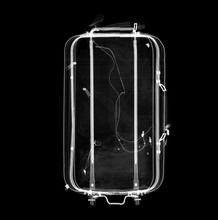
%> input picture testHE_n1.jpg, 218 x 220 px, shrunk from 537 x 543 before the run
$ octave HW3_7.m   (GNU Octave 9; MATLAB toolbox functions it lacks are replaced by stand-ins)
%> lines starting %> are read from the running program, lines starting %| are printed output that depends on the picture
### ToGray.m
function GrayImage=ToGray(RGBImage)
    [rows,cols,channels] = size(RGBImage);
    if channels == 1
        GrayImage = RGBImage;
        return;
    end
    RGBImage = double(RGBImage);
    GrayImage = uint8(zeros(rows,cols));
    for i = 1:rows
        for j = 1:cols
            GrayImage(i,j)=round(RGBImage(i,j,1)*0.2989+RGBImage(i,j,2)*0.5870+RGBImage(i,j,3)*0.1140);
        end
    end
    GrayImage = uint8(GrayImage);

### get_hist.m
function hist = get_hist(GrayImage)
    [rows,cols] = size(GrayImage);
    hist = zeros(1,256);
    for i = 1:rows
        for j = 1:cols
            hist(GrayImage(i,j)+1) = hist(GrayImage(i,j)+1) + 1;
        end
    end

### AHE.m
function resultImage = AHE(numTiles,Image)
    sprintf('原图像尺寸：%d,%d',size(Image))
    [numTiles,Image,dimTile] = PreProcessInput(numTiles,Image);
    tileMappings = makeTileMappings(numTiles,Image,dimTile);
    resultImage = makeAheImage(Image, tileMappings, numTiles,dimTile);
    sprintf('pad后图像尺寸:%d,%d',size(Image))
    sprintf('每个tile的大小;%d,%d',dimTile)


%==================================================================
function resultImage = makeAheImage(Image, tileMappings, numTiles,dimTile)
    % 保留原图像类型
    resultImage = Image;
    resultImage(:) = 0;
    % 插值处理
    imgTileRow=1;
    for k=1:numTiles(1)+1
        if k == 1  %special case: top row
            imgTileNumRows = dimTile(1)/2; %always divisible by 2 because of padding
            mapTileRows = [1 1];
        else
            if k == numTiles(1)+1 %special case: bottom row
                imgTileNumRows = dimTile(1)/2;
                mapTileRows = [numTiles(1) numTiles(1)];
            else %default values
                imgTileNumRows = dimTile(1);
                mapTileRows = [k-1, k]; %[upperRow lowerRow]
            end
        end

        % loop over columns of the tileMappings cell array
        imgTileCol=1;
        for l=1:numTiles(2)+1
            if l == 1 %special case: left column
                imgTileNumCols = dimTile(2)/2;
                mapTileCols = [1, 1];
            else
                if l == numTiles(2)+1 % special case: right column
                    imgTileNumCols = dimTile(2)/2;
                    mapTileCols = [numTiles(2), numTiles(2)];
                else %default values
                    imgTileNumCols = dimTile(2);
                    mapTileCols = [l-1, l]; % right left
                end
            end
            ulMapTile = tileMappings{mapTileRows(1), mapTileCols(1)};
            urMapTile = tileMappings{mapTileRows(1), mapTileCols(2)};
            blMapTile = tileMappings{mapTileRows(2), mapTileCols(1)};
            brMapTile = tileMappings{mapTileRows(2), mapTileCols(2)};

            normFactor = imgTileNumRows*imgTileNumCols; %normalization factor
            subImage = Image(imgTileRow:imgTileRow+imgTileNumRows-1,imgTileCol:imgTileCol+imgTileNumCols-1);
            sImage = uint8(zeros(size(subImage)));
            %%====================================test
            if k==2 && l==2
                sprintf('ul:%d,%d| ur:%d,%d| bl:%d,%d| br:%d,%d',...
                    mapTileRows(1), mapTileCols(1),mapTileRows(1), mapTileCols(2),...
                    mapTileRows(2), mapTileCols(1),mapTileRows(2), mapTileCols(2))
                sprintf('tile size:%d,%d',imgTileNumRows,imgTileNumCols)
            end
            %%====================================test
            for i = 0:imgTileNumCols-1  %x
                inverseI = imgTileNumCols - i;  %1-x
                for j = 0:imgTileNumRows-1  %y
                    inverseJ = imgTileNumRows - j;  %1-y
                    val = subImage(j+1,i+1);
                    %=====================================test
                    if i==2 && j==2 && k==2 && l==2
                        sprintf('原像素大小：%d',val)
                        sprintf('对应四个周边转换后像素大小：%d,%d,%d,%d',ulMapTile(val+1),urMapTile(val+1),blMapTile(val+1),brMapTile(val+1))
                    end
                    %=====================================test
                    sImage(j+1, i+1) = (inverseJ*(inverseI*ulMapTile(val+1) + ...
                        i*urMapTile(val+1))+ j*(inverseI*blMapTile(val+1) +...
                        i*brMapTile(val+1)))/normFactor;
                    %=====================================test
                    if i==2 && j==2 && k==2 && l==2
                        sprintf('插值系数：%d,%d')
                        sprintf('插值后大小：%d',sImage(j+1, i+1))
                    end
                    %=====================================test
                end
            end
            resultImage(imgTileRow:imgTileRow+imgTileNumRows-1,imgTileCol:imgTileCol+imgTileNumCols-1) = sImage;
            imgTileCol = imgTileCol + imgTileNumCols;
        end
        imgTileRow = imgTileRow + imgTileNumRows;
    end


%==================================================================
function tileMappings=makeTileMappings(numTiles,Image,dimTile)
   tileMappings = cell(numTiles);
   %extract and process each tile
   imgCol = 1;
   for col = 1:numTiles(2)
       imgRow = 1;
       for row = 1:numTiles(1)
           tile = Image(imgRow:imgRow+dimTile(1)-1,imgCol:imgCol+dimTile(2)-1);
           tileHist = get_hist(tile);
           tileMapping = pixel_map(tileHist,dimTile);
           tileMappings{row,col} = tileMapping;
           imgRow = imgRow + dimTile(1);
       end
       imgCol = imgCol + dimTile(2);
   end
   sprintf('tileMappings大小：%d,%d',size(tileMappings))

%==================================================================
% 判断图像是否可以正常分割，如不可正常分割或者分割后每个tile的长宽非偶数，则pad
% numTiles: 欲分割的块数[m*n]
% Image: pad处理之后的image
% dimTile: 每个tile的大小
% noPadRect: 没有pad前的状态保留
function [numTiles,Image,dimTile]=PreProcessInput(numTiles,Image)
    dimI = size(Image);
    dimTile = dimI ./ numTiles;
    %check if tile size is reasonable
    if any(dimTile < 1)
        error(message('images:adapthisteq:inputImageTooSmallToSplit', num2str( numTiles )))
    end
    %check if the image needs to be padded; pad if necessary;
    %padding occurs if any dimension of a single tile is an odd number
    %and/or when image dimensions are not divisible by the selected
    %number of tiles
    rowDiv  = mod(dimI(1),numTiles(1)) == 0;
    colDiv  = mod(dimI(2),numTiles(2)) == 0;
    if rowDiv && colDiv
        rowEven = mod(dimTile(1),2) == 0;
        colEven = mod(dimTile(2),2) == 0;
    end
    if  ~(rowDiv && colDiv && rowEven && colEven)
        padRow = 0;
        padCol = 0;
        % 如果行或者列无法整除要分的块数，那么padding,每个tile的长/宽像素值取
        % dimI/numiles向下取整加一
        if ~rowDiv
            rowTileDim = floor(dimI(1)/numTiles(1)) + 1;
            padRow = rowTileDim*numTiles(1) - dimI(1);
        else
            rowTileDim = dimI(1)/numTiles(1);
        end


        if ~colDiv
            colTileDim = floor(dimI(2)/numTiles(2)) + 1;
            padCol = colTileDim*numTiles(2) - dimI(2);
        else
            colTileDim = dimI(2)/numTiles(2);
        end

        %check if tile dimensions are even numbers
        %如果不是偶数，那么每一个tile长/宽像素值+1
        rowEven = mod(rowTileDim,2) == 0;
        colEven = mod(colTileDim,2) == 0;

        if ~rowEven
            padRow = padRow + numTiles(1);
        end
        if ~colEven
            padCol = padCol+numTiles(2);
        end
        padRowPre  = floor(padRow/2);
        padRowPost = ceil(padRow/2);
        padColPre  = floor(padCol/2);
        padColPost = ceil(padCol/2);

        %对图像进行对称pad处理
        Image = padarray(Image,[padRowPre  padColPre ],'symmetric','pre');
        Image = padarray(Image,[padRowPost padColPost],'symmetric','post');

    end
    dimI = size(Image);
    dimTile = dimI ./ numTiles;


### HW3_7.m
clear all;
clc;

RGBImage = imread('testHE_n1.jpg');
%> RGBImage is the input picture: size 220x218x3 uint8; min 0, max 255, mean 19.9
GrayImage = ToGray(RGBImage);
oldHist = get_hist(GrayImage);
%> after the loop in get_hist, `for i = 1:rows`: hist = 256 values, max 29618 at index 1, min 0 at index 256, mean 187.3
%> oldHist has the same summary as hist in get_hist
newGrayImage = AHE([4,4],GrayImage);
%> in PreProcessInput, `Image = padarray(Image,[padRowPre  padColPre ],'symmetric','pre');`:
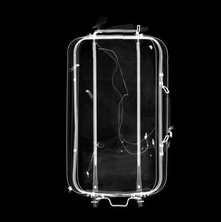
%> Image: size 222x221 uint8; min 0, max 255, mean 19.4
%> in PreProcessInput, `Image = padarray(Image,[padRowPost padColPost],'symmetric','post');`:
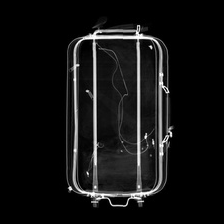
%> Image: size 224x224 uint8; min 0, max 255, mean 19
%> in AHE, `[numTiles,Image,dimTile] = PreProcessInput(numTiles,Image);`: numTiles = [4 4]; dimTile = [56 56]
%> in makeTileMappings, `tileMappings = cell(numTiles);`: tileMappings = 16 items
%> the loop in makeTileMappings, `for col = 1:numTiles(2)` made 4 passes
%> imgCol on passes 1 to 4: 57, 113, 169, 225
%> in makeTileMappings, `sprintf('tileMappings大小：%d,%d',size(tileMappings))`: ans = 'tileMappings大小：4,4'
%> in AHE, `tileMappings = makeTileMappings(numTiles,Image,dimTile);`: tileMappings = 16 items
%> in makeAheImage, `resultImage(:) = 0;`: resultImage: size 224x224 uint8; every value is 0
%> the loop in makeAheImage, `for k=1:numTiles(1)+1` made 5 passes
%> (imgTileNumRows, mapTileRows, imgTileRow) on passes 1 to 5: (28, [1 1], 29), (56, [1 2], 85), (56, [2 3], 141), (56, [3 4], 197), (28, [4 4], 225)
%> after the loop in makeAheImage, `for k=1:numTiles(1)+1`:
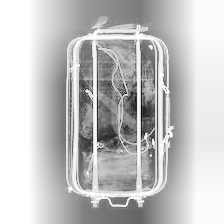
%> resultImage: size 224x224 uint8; min 9, max 255, mean 194.4
%> after the loop in makeAheImage, `for k=1:numTiles(1)+1`: imgTileNumCols = 28; mapTileCols = [4 4]
%> in AHE, `sprintf('每个tile的大小;%d,%d',dimTile)`: ans = '每个tile的大小;56,56'
newHist = get_hist(newGrayImage);
%> newHist = 256 values, max 6609 at index 255, min 0 at index 1, mean 196

figure(11);
subplot(1,2,1);
imshow(GrayImage);
title('原灰度图');
subplot(1,2,2);
imshow(newGrayImage);
title('自适应直方图均衡化灰度图');
figure(12);
subplot(1,2,1);
bar(0:255,oldHist);
axis([0 255 0 max(oldHist)]);
title('原灰度图hist');
subplot(1,2,2);
bar(0:255,newHist);
axis([0 255 0 max(newHist)]);
title('自适应直方图均衡化灰度图hist');
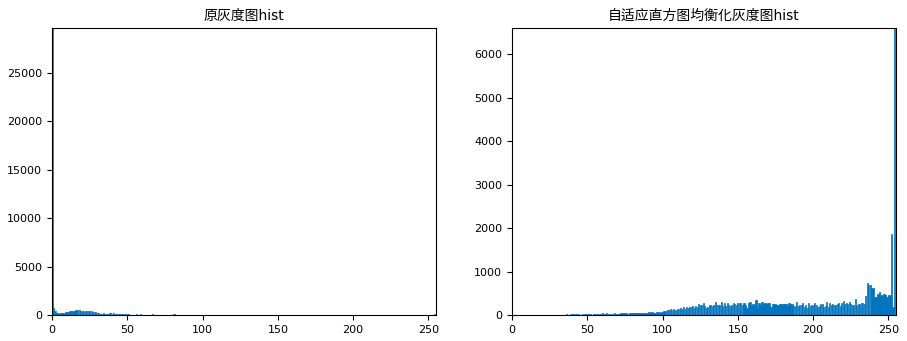
%> figure redrawn from the program's plot data, 2 panels; panel 1: tallest bar 29618 high, from x = -0.4 to 0.4; panel 2: tallest bar 6609 high, from x = 253.6 to 254.4
